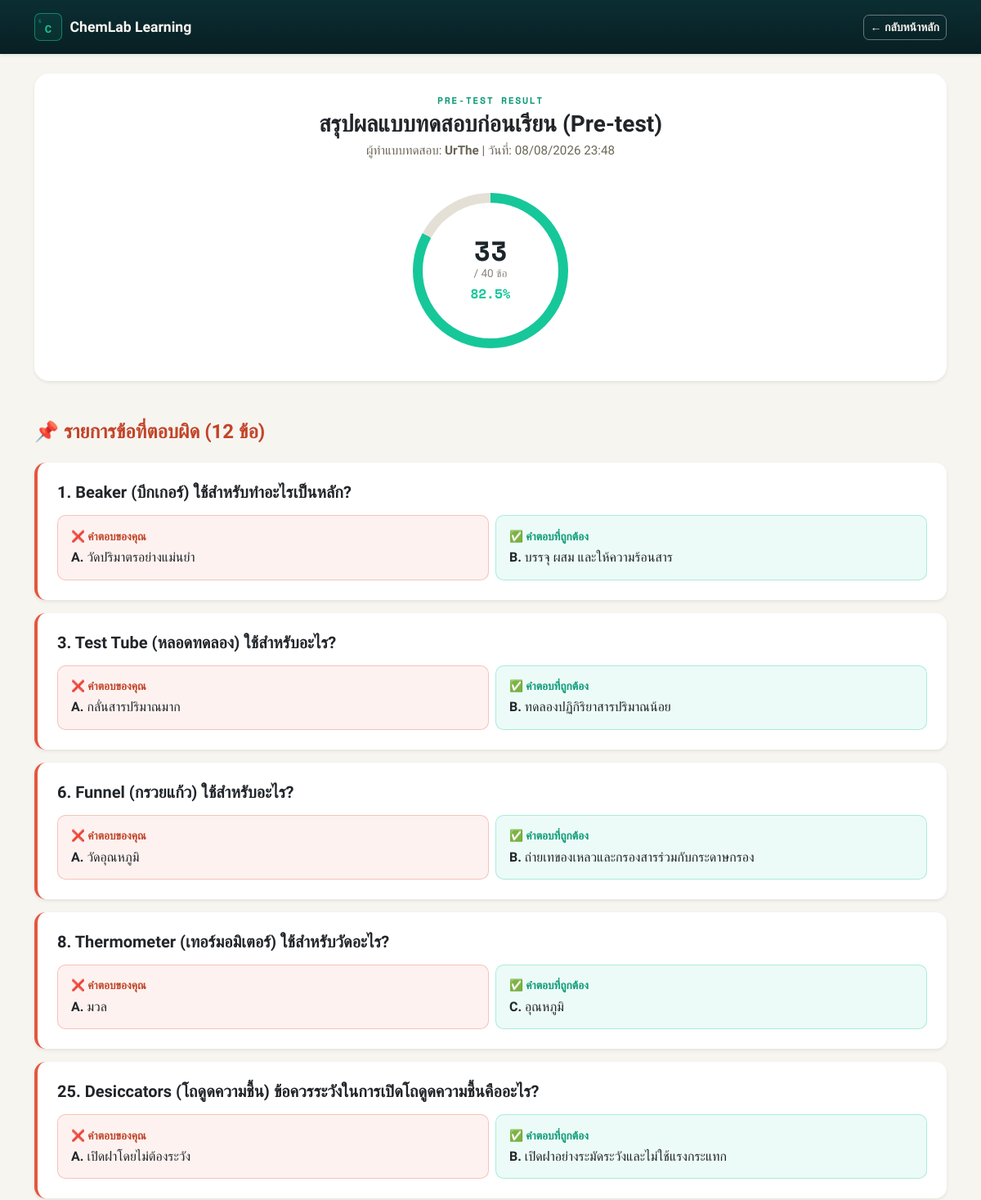
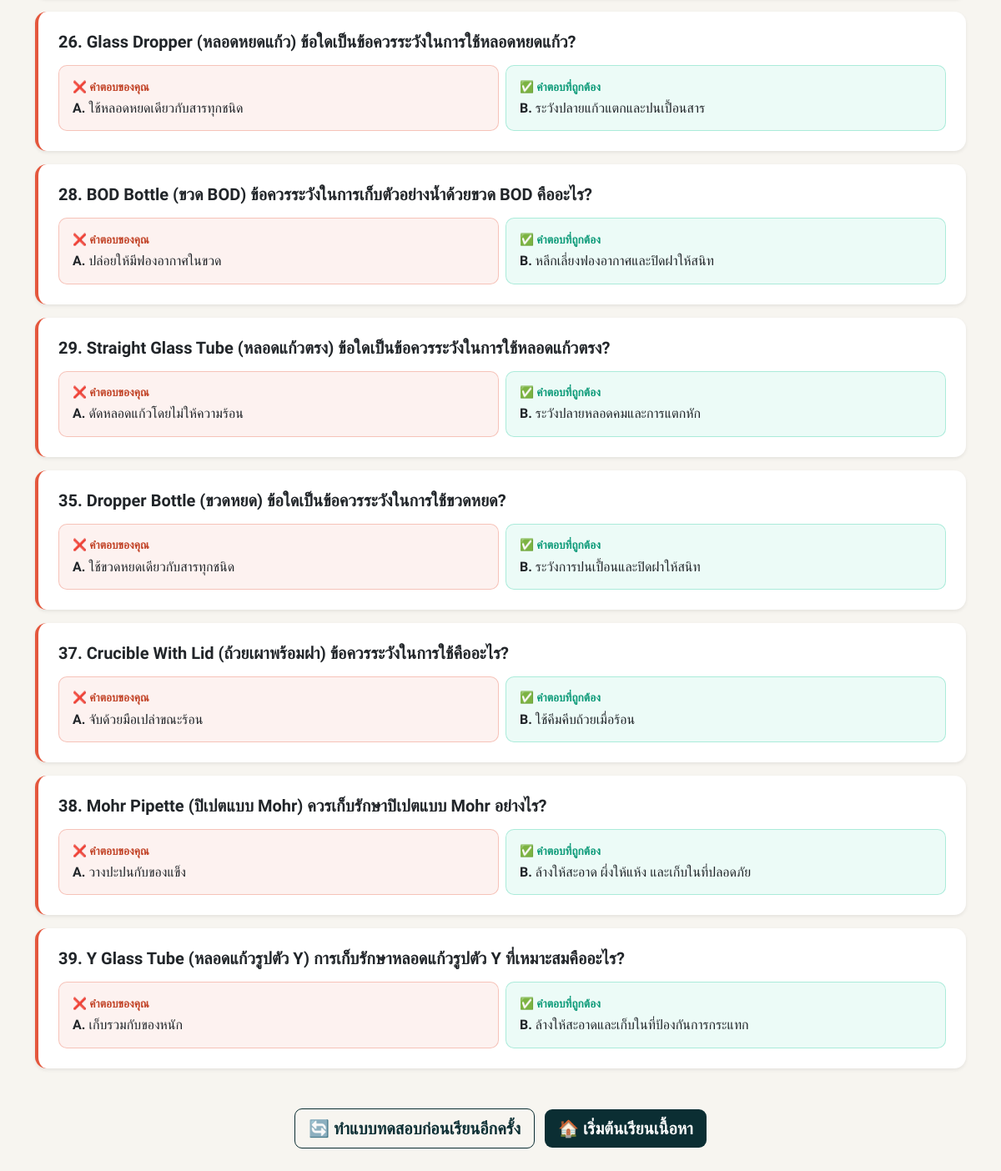
/pre-test/result/1/ (signed in), run on the app's committed database (2 pictures, top to bottom).
### lab_app/models.py (models this page shows, shortened)
class QuizPreTestResult(models.Model):
    user = models.ForeignKey(
        User, on_delete=models.CASCADE, verbose_name='ผู้ใช้งาน'
    )
    score = models.IntegerField(verbose_name='คะแนนที่ได้')
    total_questions = models.IntegerField(
        default=40, verbose_name='จำนวนข้อทั้งหมด'
    )
    percentage = models.FloatField(
        default=0.0, verbose_name='คิดเป็นร้อยละ (%)'
    )
    user_answers = models.JSONField(
        default=dict, verbose_name='คำตอบของผู้ใช้'
    )
    date_taken = models.DateTimeField(
        auto_now_add=True, verbose_name='วันที่ทำแบบทดสอบ'
    )
    class Meta:
        verbose_name = 'ผลสอบแบบทดสอบก่อนเรียน'
        verbose_name_plural = 'ผลสอบแบบทดสอบก่อนเรียนทั้งหมด'

### lab_app/views.py (the view)
@login_required(login_url='login')
def quiz_pretest_result(request, pk):
    result = get_object_or_404(QuizPreTestResult, pk=pk, user=request.user)
    q_map = {str(q['id']): q for q in QUIZ_50_QUESTIONS}
    wrong_questions = []
    for q_id, user_choice in result.user_answers.items():
        q = q_map.get(q_id)
        if q and user_choice != q['correct']:
            wrong_questions.append({
                'id': q['id'],
                'question': q['question'],
                'options': q['options'],
                'user_choice': user_choice,
                'user_choice_text': (
                    q['options'].get(user_choice, 'ไม่ได้ตอบ')
                    if user_choice
                    else 'ไม่ได้ตอบ'
                ),
                'correct_choice': q['correct'],
                'correct_choice_text': q['options'].get(q['correct']),
            })
    context = {
        'result': result,
        'wrong_questions': wrong_questions,
        'total_wrong': len(wrong_questions),
    }
    return render(request, 'lab_app/quiz_pretest_result.html', context)

### lab_app/templates/lab_app/quiz_pretest_result.html (shortened to what this page needs)
<!DOCTYPE html>
<html lang="th">
<head>
    <link href="https://cdn.jsdelivr.net/npm/bootstrap@5.3.0/dist/css/bootstrap.min.css" rel="stylesheet">
</head>
<body>
    <nav class="navbar navbar-dark lab-navbar mb-4 shadow-sm">
        <div class="container py-2">
            <a class="lab-brand" href="{% url 'home' %}">
                <div class="brand-tile mono">
                    <span class="num">6</span>
                    <span class="sym">C</span>
                </div>
                <span class="brand-name">ChemLab Learning</span>
            </a>
            <a href="{% url 'home' %}" class="btn btn-back btn-sm">← กลับหน้าหลัก</a>
        </div>
    </nav>
    <div class="container my-4">
        <div class="card summary-card border-0 shadow-sm p-4 text-center mb-5 bg-white">
            <div class="summary-eyebrow mono mb-1">PRE-TEST RESULT</div>
            <h3 class="fw-bold text-dark mb-1">สรุปผลแบบทดสอบก่อนเรียน (Pre-test)</h3>
            <p class="taker-meta mb-3">ผู้ทำแบบทดสอบ: <strong>{{ result.user.username }}</strong> | วันที่: {{ result.date_taken|date:"d/m/Y H:i" }}</p>
            <div class="score-gauge" style="--pct: {{ result.percentage|floatformat:0 }};">
                <div class="gauge-inner">
                    <div class="gauge-score">{{ result.score }}</div>
                    <div class="gauge-total">/ {{ result.total_questions }} ข้อ</div>
                    <div class="gauge-pct mono">{{ result.percentage|floatformat:1 }}%</div>
                </div>
            </div>
        </div>
        {% if wrong_questions %}
            <div class="mb-4">
                <h4 class="wrong-heading mb-3">📌 รายการข้อที่ตอบผิด ({{ total_wrong }} ข้อ)</h4>
            </div>
            {% for item in wrong_questions %}
                <div class="card wrong-card border-0 shadow-sm mb-3">
                    <div class="card-body p-4">
                        <h5 class="fw-bold text-dark mb-3">{{ item.question }}</h5>
                        <div class="row g-2">
                            <div class="col-md-6">
                                <div class="answer-box answer-wrong">
                                    <div class="answer-label-wrong mb-1">❌ คำตอบของคุณ</div>
                                    <strong>{{ item.user_choice }}.</strong> {{ item.user_choice_text }}
                                </div>
                            </div>
                            <div class="col-md-6">
                                <div class="answer-box answer-correct">
                                    <div class="answer-label-correct mb-1">✅ คำตอบที่ถูกต้อง</div>
                                    <strong>{{ item.correct_choice }}.</strong> {{ item.correct_choice_text }}
                                </div>
                            </div>
                        </div>
                    </div>
                </div>
            {% endfor %}
        {% else %}
            <div class="perfect-banner text-center py-4 fw-bold fs-5">
                🌟 สุดยอดมาก! คุณตอบถูกต้องครบทุกข้อ (ไม่มีข้อผิด)
            </div>
        {% endif %}
        <div class="text-center my-5">
            <a href="{% url 'quiz_pretest' %}" class="btn btn-lab-outline-nav btn-lg me-2">🔄 ทำแบบทดสอบก่อนเรียนอีกครั้ง</a>
            <a href="{% url 'home' %}" class="btn btn-lab-solid-nav btn-lg">🏠 เริ่มต้นเรียนเนื้อหา</a>
        </div>
    </div>
</body>
</html>

### lab_app/templates/lab_app/quiz_pretest_result.html (style rules this page uses)
:root { --lab-navy:#0B2E33; --lab-navy-deep:#081F23; --lab-teal:#16C79A; --lab-amber:#FFB238; --lab-coral:#E4573D; --lab-paper:#F7F5F0; --lab-ink:#1B262C; --lab-line:#E4E0D6; }
* { font-family:'Sarabun', sans-serif; }
.mono { font-family:'Space Mono', monospace; }
body { background:var(--lab-paper); color:var(--lab-ink); }
.lab-navbar { background:linear-gradient(180deg, var(--lab-navy) 0%, var(--lab-navy-deep) 100%) !important; }
.lab-brand { display:flex; align-items:center; gap:.6rem; color:var(--lab-paper) !important; text-decoration:none; }
.brand-tile { width:34px; height:34px; border:1.5px solid rgba(22,199,154,.55); border-radius:7px; display:flex; flex-direction:column; align-items:center; justify-content:center; color:var(--lab-teal); background:rgba(22,199,154,.08); line-height:1; }
.brand-tile .num { font-size:.4rem; align-self:flex-start; margin-left:4px; opacity:.7; }
.brand-tile .sym { font-size:.8rem; font-weight:700; }
.brand-name { font-weight:700; font-size:1.1rem; }
.btn-back { background:transparent; border:1.5px solid rgba(247,245,240,.4); color:var(--lab-paper); font-weight:600; border-radius:7px; }
.summary-card { border-radius:18px; }
.summary-eyebrow { font-size:.72rem; letter-spacing:.14em; font-weight:700; color:#0C9A78; }
.taker-meta { color:#6B6656; font-size:.95rem; }
.score-gauge { --size:190px; width:var(--size); height:var(--size); margin:1.5rem auto 1rem; border-radius:50%; display:flex; align-items:center; justify-content:center; background:conic-gradient(var(--lab-teal) calc(var(--pct, 0) * 1%), var(--lab-line) 0); position:relative; }
.score-gauge::before { content:""; position:absolute; inset:12px; border-radius:50%; background:#fff; }
.score-gauge .gauge-inner { position:relative; z-index:1; text-align:center; }
.gauge-score { font-family:'Space Mono', monospace; font-weight:700; font-size:2.1rem; color:var(--lab-ink); line-height:1; }
.gauge-total { font-size:.85rem; color:#8A8578; }
.gauge-pct { font-size:1rem; font-weight:700; color:var(--lab-teal); margin-top:.2rem; }
.wrong-heading { color:#C24428; font-weight:700; }
.wrong-card { border-radius:14px; border-left:4px solid var(--lab-coral) !important; }
.answer-box { border-radius:10px; padding:.9rem 1rem; }
.answer-wrong { background:rgba(228,87,61,.08); border:1.5px solid rgba(228,87,61,.3); }
.answer-correct { background:rgba(22,199,154,.08); border:1.5px solid rgba(22,199,154,.3); }
.answer-label-wrong { color:#C24428; font-weight:700; font-size:.85rem; }
.answer-label-correct { color:#0C9A78; font-weight:700; font-size:.85rem; }
.btn-lab-outline-nav { border:1.5px solid var(--lab-navy); color:var(--lab-navy); background:transparent; font-weight:700; border-radius:9px; }
.btn-lab-solid-nav { background:var(--lab-navy); color:#fff; font-weight:700; border-radius:9px; border:none; }

### data on the page
QuizPreTestResult: user.username "UrThe", date_taken "08/08/2026 23:48", score "33", total_questions "40", percentage "82.5"

### other printed values
{{ total_wrong }} "12"
{{ item.question }} "1. Beaker (บีกเกอร์) ใช้สำหรับทำอะไรเป็นหลัก?" "3. Test Tube (หลอดทดลอง) ใช้สำหรับอะไร?" "6. Funnel (กรวยแก้ว) ใช้สำหรับอะไร?" "8. Thermometer (เทอร์มอมิเตอร์) ใช้สำหรับวัดอะไร?" "25. Desiccators (โถดูดความชื้น) ข้อควรระวังในการเปิดโถดูดความชื้นคืออะไร?" "26. Glass Dropper (หลอดหยดแก้ว) ข้อใดเป็นข้อควรระวังในการใช้หลอดหยดแก้ว?" "28. BOD Bottle (ขวด BOD) ข้อควรระวังในการเก็บตัวอย่างน้ำด้วยขวด BOD คืออะไร?" "29. Straight Glass Tube (หลอดแก้วตรง) ข้อใดเป็นข้อควรระวังในการใช้หลอดแก้วตรง?" "35. Dropper Bottle (ขวดหยด) ข้อใดเป็นข้อควรระวังในการใช้ขวดหยด?" "37. Crucible With Lid (ถ้วยเผาพร้อมฝา) ข้อควรระวังในการใช้คืออะไร?" "38. Mohr Pipette (ปิเปตแบบ Mohr) ควรเก็บรักษาปิเปตแบบ Mohr อย่างไร?" "39. Y Glass Tube (หลอดแก้วรูปตัว Y) การเก็บรักษาหลอดแก้วรูปตัว Y ที่เหมาะสมคืออะไร?"
{{ item.user_choice }} "A" "A" "A" "A" "A" "A" "A" "A" "A" "A" "A" "A"
{{ item.user_choice_text }} "วัดปริมาตรอย่างแม่นยำ" "กลั่นสารปริมาณมาก" "วัดอุณหภูมิ" "มวล" "เปิดฝาโดยไม่ต้องระวัง" "ใช้หลอดหยดเดียวกับสารทุกชนิด" "ปล่อยให้มีฟองอากาศในขวด" "ดัดหลอดแก้วโดยไม่ให้ความร้อน" "ใช้ขวดหยดเดียวกับสารทุกชนิด" "จับด้วยมือเปล่าขณะร้อน" "วางปะปนกับของแข็ง" "เก็บรวมกับของหนัก"
{{ item.correct_choice }} "B" "B" "B" "C" "B" "B" "B" "B" "B" "B" "B" "B"
{{ item.correct_choice_text }} "บรรจุ ผสม และให้ความร้อนสาร" "ทดลองปฏิกิริยาสารปริมาณน้อย" "ถ่ายเทของเหลวและกรองสารร่วมกับกระดาษกรอง" "อุณหภูมิ" "เปิดฝาอย่างระมัดระวังและไม่ใช้แรงกระแทก" "ระวังปลายแก้วแตกและปนเปื้อนสาร" "หลีกเลี่ยงฟองอากาศและปิดฝาให้สนิท" "ระวังปลายหลอดคมและการแตกหัก" "ระวังการปนเปื้อนและปิดฝาให้สนิท" "ใช้คีมคีบถ้วยเมื่อร้อน" "ล้างให้สะอาด ผึ่งให้แห้ง และเก็บในที่ปลอดภัย" "ล้างให้สะอาดและเก็บในที่ป้องกันการกระแทก"
